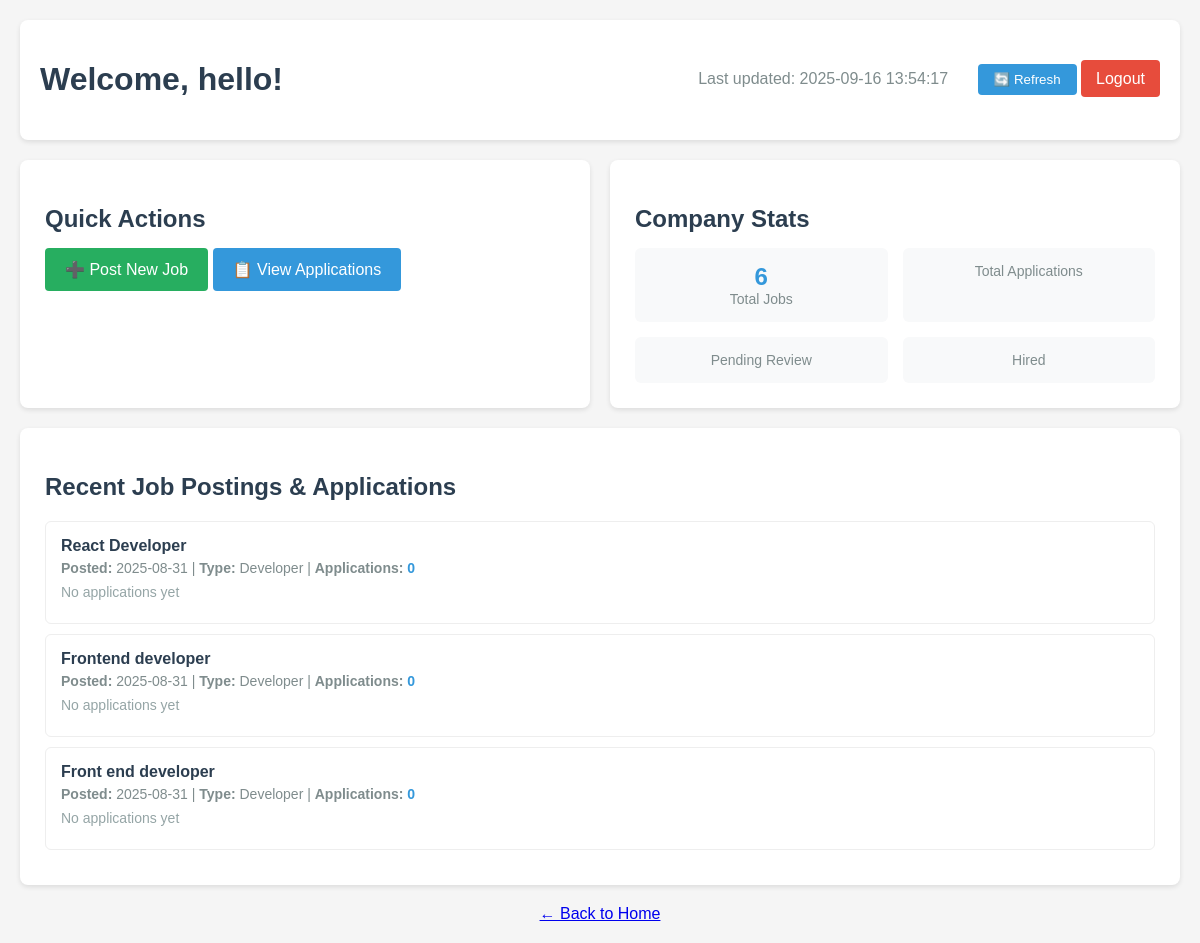
Before: /dashboard/company (signed in) with the older database file.
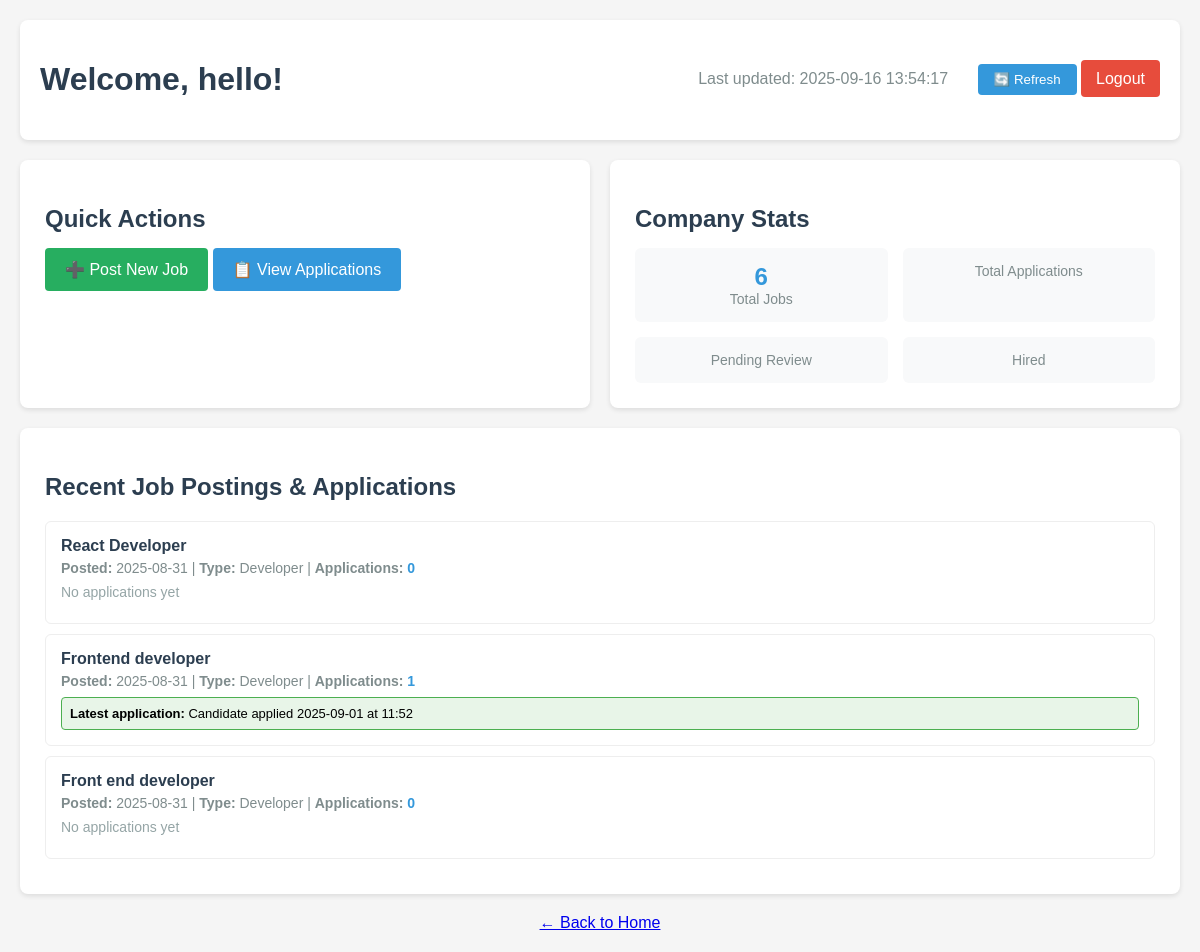
After: the same page with the newer database file.
### app.py (models this page shows, shortened)
class Company(UserMixin, db.Model):
    id = db.Column(db.Integer, primary_key=True)
    company_name = db.Column(db.String(100), unique=True, nullable=False)
    email = db.Column(db.String(120), unique=True, nullable=False)
    password_hash = db.Column(db.String(128))
    jobs = db.relationship('Job', backref='employer', lazy=True)

class Job(db.Model):
    id = db.Column(db.Integer, primary_key=True)
    title = db.Column(db.String(100), nullable=False)
    description = db.Column(db.Text, nullable=False)
    requirements = db.Column(db.Text)
    role_type = db.Column(db.String(50), nullable=False)  # e.g., 'Developer', 'UI/UX', 'Marketing'
    company_id = db.Column(db.Integer, db.ForeignKey('company.id'), nullable=False)
    date_posted = db.Column(db.DateTime, nullable=False, default=datetime.utcnow)
    applications = db.relationship('Application', backref='position', lazy=True)

class Application(db.Model):
    id = db.Column(db.Integer, primary_key=True)
    candidate_id = db.Column(db.Integer, db.ForeignKey('candidate.id'), nullable=False)
    job_id = db.Column(db.Integer, db.ForeignKey('job.id'), nullable=False)
    status = db.Column(db.String(50), default='Applied')  # e.g., Applied, Aptitude Test, Coding Test, Project, Rejected, Hired
    aptitude_score = db.Column(db.Float)
    coding_score = db.Column(db.Float)
    project_score = db.Column(db.Float)
    date_applied = db.Column(db.DateTime, nullable=False, default=datetime.utcnow)

### app.py (the view)
@app.route('/dashboard/company')
@login_required
def company_dashboard():
    print(f"Current user type: {type(current_user).__name__}")
    print(f"Current user is Company instance: {isinstance(current_user, Company)}")
    if not isinstance(current_user, Company):
        flash('Access denied. Please login as a company.', 'error')
        print("Redirecting to login because user is not a Company instance")
        return redirect(url_for('login'))
    from datetime import timedelta
    ten_minutes_ago = datetime.utcnow() - timedelta(minutes=10)
    current_time = datetime.utcnow().strftime('%Y-%m-%d %H:%M:%S')
    return render_template('company_dashboard.html',
                         user=current_user,
                         current_time=current_time,
                         ten_minutes_ago=ten_minutes_ago)

### app.py (called while the page is built)
@login_manager.user_loader
def load_user(user_id):
    print(f"Trying to load user with ID: {user_id}")
    if not user_id or '_' not in user_id:
        print("Invalid user ID format")
        return None
    try:
        user_type, id_num = user_id.split('_', 1)
        id_num = int(id_num)
        if user_type == 'candidate':
            user = Candidate.query.get(id_num)
            if user:
                print(f"Loaded candidate: {user.username}")
            return user
        elif user_type == 'company':
            user = Company.query.get(id_num)
            if user:
                print(f"Loaded company: {user.company_name}")
            return user
        else:
            print(f"Unknown user type: {user_type}")
            return None
    except ValueError:
        print(f"Invalid user ID format: {user_id}")
        return None

### templates/company_dashboard.html (shortened to what this page needs)
<!DOCTYPE html>
<html lang="en">
<head>
</head>
<body>
    <div class="header">
        <h1 class="welcome">Welcome, {{ user.company_name }}!</h1>
        <div>
            <span style="color: #7f8c8d; margin-right: 15px;">Last updated: {{ current_time }}</span>
            <button class="refresh-btn" onclick="window.location.reload()">🔄 Refresh</button>
            <a href="{{ url_for('logout') }}" class="logout-btn">Logout</a>
        </div>
    </div>
    <div class="dashboard-grid">
        <div class="dashboard-card">
            <h2 class="card-title">Quick Actions</h2>
            <div>
                <a href="{{ url_for('post_job') }}" class="btn-success">➕ Post New Job</a>
                <a href="{{ url_for('company_jobs') }}" class="btn-primary">📋 View Applications</a>
            </div>
        </div>
        <div class="dashboard-card">
            <h2 class="card-title">Company Stats</h2>
            <div class="stats">
                <div class="stat-item">
                    <div class="stat-number">{{ user.jobs|length }}</div>
                    <div class="stat-label">Total Jobs</div>
                </div>
                <div class="stat-item">
                    <div class="stat-label">Total Applications</div>
                </div>
                <div class="stat-item">
                    <div class="stat-label">Pending Review</div>
                </div>
                <div class="stat-item">
                    <div class="stat-label">Hired</div>
                </div>
            </div>
        </div>
    </div>
    <div class="dashboard-card">
        <h2 class="card-title">Recent Job Postings & Applications</h2>
        <div class="recent-jobs">
            {% if user.jobs %}
                {% for job in user.jobs[-3:]|reverse %}
                    <div class="job-item">
                        <div class="job-title">{{ job.title }}</div>
                        <div class="job-meta">
                            <strong>Posted:</strong> {{ job.date_posted.strftime('%Y-%m-%d') }} |
                            <strong>Type:</strong> {{ job.role_type }} |
                            <strong>Applications:</strong> <span style="color: #3498db; font-weight: bold;">{{ job.applications|length }}</span>
                        </div>
                        {% if job.applications %}
                            {% set latest_application = job.applications|sort(attribute='date_applied')|last %}
                            <div class="application-alert">
                                <strong>Latest application:</strong>
                                {{ latest_application.candidate_name if latest_application.candidate_name else 'Candidate' }}
                                applied {{ latest_application.date_applied.strftime('%Y-%m-%d at %H:%M') }}
                            </div>
                        {% else %}
                            <div class="job-meta" style="color: #95a5a6;">
                                No applications yet
                            </div>
                        {% endif %}
                    </div>
                {% endfor %}
            {% else %}
                <div class="empty-state">
                    <p>You haven't posted any jobs yet.</p>
                    <p>Get started by posting your first job opening!</p>
                </div>
            {% endif %}
        </div>
    </div>
    <div style="text-align: center; margin-top: 20px;">
        <a href="{{ url_for('home') }}">← Back to Home</a>
    </div>
</body>
</html>

### templates/company_dashboard.html (style rules this page uses)
body { font-family: Arial, sans-serif; max-width: 1200px; margin: 0 auto; padding: 20px; background-color: #f5f5f5; }
.header { display: flex; justify-content: space-between; align-items: center; background: white; padding: 20px; border-radius: 8px; box-shadow: 0 2px 5px rgba(0,0,0,0.1); margin-bottom: 20px; }
.welcome { color: #2c3e50; }
.logout-btn { background-color: #e74c3c; color: white; padding: 10px 15px; text-decoration: none; border-radius: 4px; }
.dashboard-grid { display: grid; grid-template-columns: 1fr 1fr; gap: 20px; margin-bottom: 20px; }
.dashboard-card { background: white; padding: 25px; border-radius: 8px; box-shadow: 0 2px 5px rgba(0,0,0,0.1); }
.card-title { color: #2c3e50; margin-bottom: 15px; }
.stats { display: grid; grid-template-columns: 1fr 1fr; gap: 15px; }
.stat-item { text-align: center; padding: 15px; background: #f8f9fa; border-radius: 6px; }
.stat-number { font-size: 24px; font-weight: bold; color: #3498db; }
.stat-label { color: #7f8c8d; font-size: 14px; }
.btn-primary { background-color: #3498db; color: white; padding: 12px 20px; text-decoration: none; border-radius: 4px; display: inline-block; margin-right: 10px; }
.btn-success { background-color: #27ae60; color: white; padding: 12px 20px; text-decoration: none; border-radius: 4px; display: inline-block; }
.recent-jobs { margin-top: 20px; }
.job-item { padding: 15px; border: 1px solid #eee; border-radius: 6px; margin-bottom: 10px; background: white; }
.job-title { font-weight: bold; color: #2c3e50; margin-bottom: 5px; }
.job-meta { color: #7f8c8d; font-size: 14px; margin-bottom: 8px; }
.application-alert { background: #e8f5e8; border: 1px solid #4caf50; border-radius: 4px; padding: 8px; margin-top: 8px; font-size: 13px; }
.refresh-btn { background: #3498db; color: white; padding: 8px 16px; border: none; border-radius: 4px; cursor: pointer; margin-left: 10px; }

Changed rows visible on the page:
shown differently, row unchanged: Job "Frontend developer": applications|length "0" → "1"; candidate_name (not shown) → "Candidate"; text "No applications yet" → "Latest application: applied"
added Application: date_applied "2025-09-01 at 11:52"
